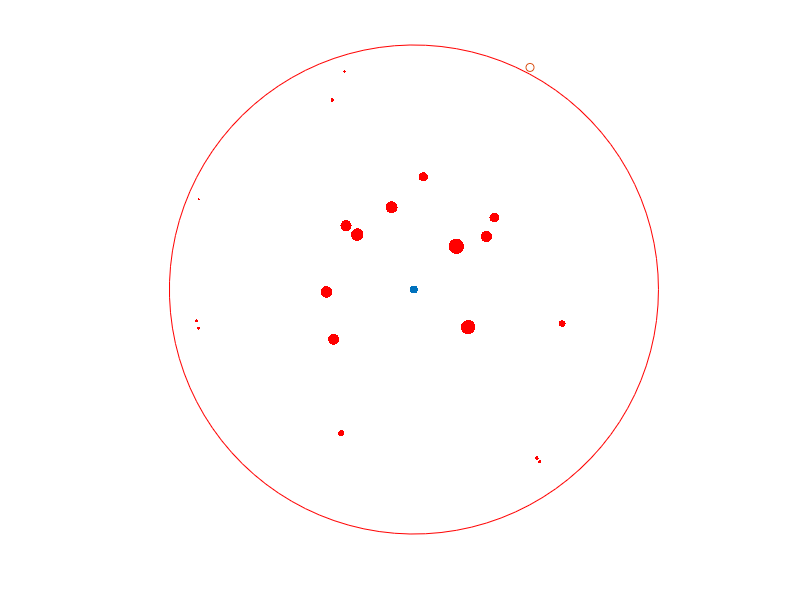

This figure's MATLAB source:
function [] = test_derivativeNeighborhood2()
    XY = rand(20,2);
    x1 = 0.5; y1 = 0.5; r = 0.5;
    
    d = vecnorm(XY - [x1, y1], 2, 2);
    filt = (d < r);
    S = XY(filt,:);
    R = XY(~filt,:);
    W = vecnorm(S - [x1,y1],2,2);
    W = (r - W) ./ (r .* W);
    
    circle = @(t) [cos(t),sin(t)];
    c = circle(linspace(0,2*pi,100)');
    
    scatter(x1,y1,'black', 'filled');
    hold on;
    scatter(R(:,1), R(:,2));
    hold on;
    scatter(S(:,1), S(:,2), W*20, 'r', 'filled');
    hold on;
    plot(x1 + r*c(:,1), y1 + r*c(:,2), 'r');
    axis equal;
    set(gca,'visible','off')
end